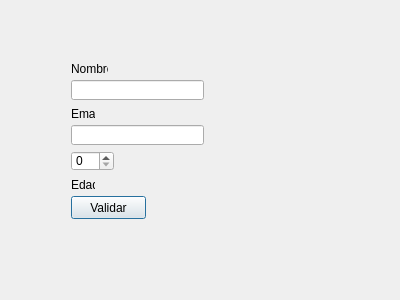
<?xml version="1.0" encoding="UTF-8"?>
<ui version="4.0">
 <class>Dialog</class>
 <widget class="QDialog" name="Dialog">
  <property name="geometry">
   <rect>
    <x>0</x>
    <y>0</y>
    <width>400</width>
    <height>300</height>
   </rect>
  </property>
  <property name="windowTitle">
   <string>Dialog</string>
  </property>
  <widget class="QLineEdit" name="nombre">
   <property name="geometry">
    <rect>
     <x>71</x>
     <y>80</y>
     <width>133</width>
     <height>20</height>
    </rect>
   </property>
  </widget>
  <widget class="QLabel" name="label">
   <property name="geometry">
    <rect>
     <x>71</x>
     <y>61</y>
     <width>37</width>
     <height>16</height>
    </rect>
   </property>
   <property name="text">
    <string>Nombre</string>
   </property>
  </widget>
  <widget class="QLineEdit" name="email">
   <property name="geometry">
    <rect>
     <x>71</x>
     <y>125</y>
     <width>133</width>
     <height>20</height>
    </rect>
   </property>
  </widget>
  <widget class="QLabel" name="label_2">
   <property name="geometry">
    <rect>
     <x>71</x>
     <y>106</y>
     <width>24</width>
     <height>16</height>
    </rect>
   </property>
   <property name="text">
    <string>Email</string>
   </property>
  </widget>
  <widget class="QSpinBox" name="edad">
   <property name="geometry">
    <rect>
     <x>71</x>
     <y>151</y>
     <width>43</width>
     <height>20</height>
    </rect>
   </property>
   <property name="maximum">
    <number>120</number>
   </property>
  </widget>
  <widget class="QLabel" name="label_3">
   <property name="geometry">
    <rect>
     <x>71</x>
     <y>177</y>
     <width>24</width>
     <height>16</height>
    </rect>
   </property>
   <property name="text">
    <string>Edad</string>
   </property>
  </widget>
  <widget class="QPushButton" name="boton">
   <property name="geometry">
    <rect>
     <x>71</x>
     <y>196</y>
     <width>75</width>
     <height>23</height>
    </rect>
   </property>
   <property name="text">
    <string>Validar</string>
   </property>
  </widget>
 </widget>
 <resources/>
 <connections/>
</ui>
